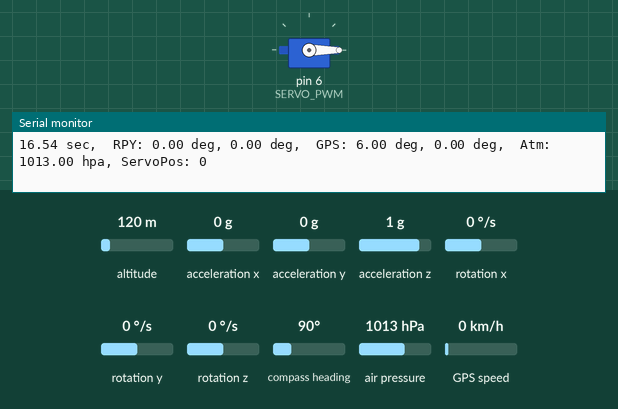
Simulated run of this sketch. Board: Arduino Uno, built with avr-gcc and run on an emulated ATmega328P. Parts: servo, the last lines printed to the serial monitor. Wiring (inferred from the names in the program): MPU-6050 motion sensor at I2C address 0x68. The inputs (shaded band) are chosen by the test bench; at power-on: acceleration x 0 g, altitude 120 m, acceleration y 0 g, acceleration z 1 g, rotation x 0 °/s, rotation y 0 °/s, rotation z 0 °/s, compass heading 90°, air pressure 1013 hPa, GPS speed 0 km/h. Storage starts empty; EEPROM starts erased; the GPS gets a fix after 3 s at 37.7749, -122.4194 with 8 satellites.

Above: at 16.7 s.
16.8 s: acceleration x set to -1 g
21.4 s: acceleration x set to -1.3 g
At 23.1 s:
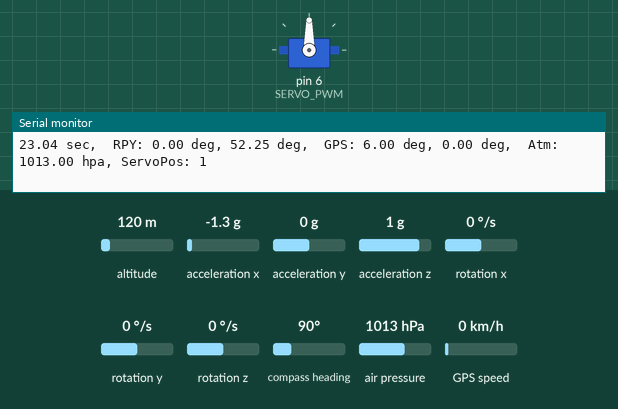
23.4 s: acceleration x set to 0.1 g
At 24.3 s:
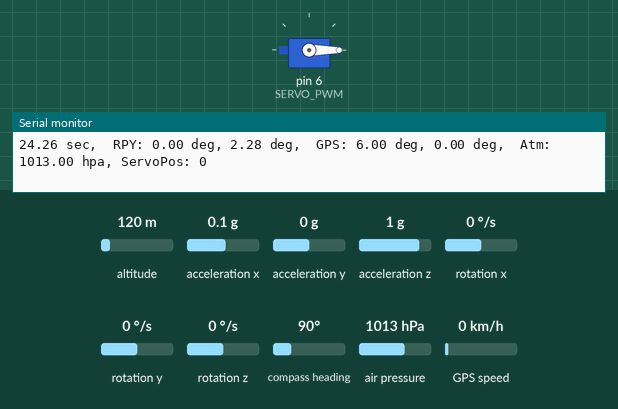
24.9 s: acceleration x set to -1.4 g
At 27.0 s:
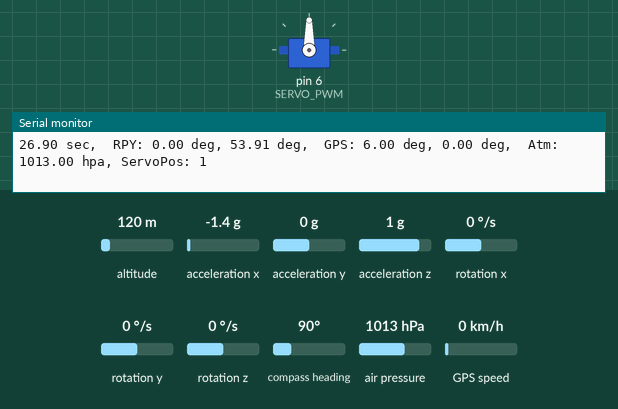
Timing chart, 0 to 28.5 s (numbered marks = the images above; inputs shaded):
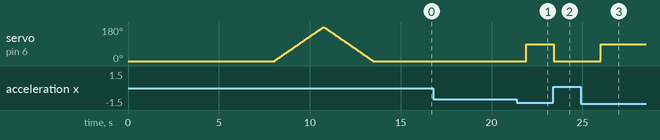

The sketch:

main.ino
```cpp
#include <Wire.h>
#include <SPI.h>
#include <Adafruit_BMP280.h>
#include <Servo.h>
#include <SoftwareSerial.h>
#include <TinyGPS.h>
#include <SD.h>
#include <EEPROM.h>

#define MICRO_SD_CS 10
#define SOFTWARE_SERIAL_RX 4 // need to be connected to TX of GPS module
#define SOFTWARE_SERIAL_TX 3 // need to be connected to RX of GPS module
#define SERVO_PWM 6

#define SERVO_ORIGINAL_POS 0
#define SERVO_TRIGGERED_POS 90

#define BOOTUP_COUNTER_ADDR 0

// Arduino Pin Connection Description

/* I2C: A5(SCL), A4(SDA)
  <I2C Device>
  MPU6050
  BMP280
 */
/* SPI: 10(CS), 11(MOSI), 12(MISO), 13(SCK)
  <SPI Device>
  microSD reader
 */
/* Software Serial (UART by SW): 4(RX), 3(TX)
  <UART Device>
  Neo-6m (GPS receiver)
*/
/* PWM
  <PWM Device>
  Servo motor (pin 6)
*/

typedef struct sensorValues { // define struct to save the newest collected data from sensors
  float roll_deg; // deg
  float pitch_deg; // deg
  float ambient_pressure_hpa; // hpa
  float longitude_deg; // deg
  float latitude_deg; // deg
  bool servo_triggered; // 1 if triggered, 0 otherwise.
} State;

float last_lon_deg;
float last_lat_deg;
bool servo_triggered;

// IMU variables
float RateCalibrationRoll, RateCalibrationPitch;
uint32_t prevLoopTimer, currLoopTimer;
float KalmanAngleRoll=0, KalmanUncertaintyAngleRoll=2*2;
float KalmanAnglePitch=0, KalmanUncertaintyAnglePitch=2*2;
float Kalman1DOutput[]={0,0};
float dt = 0.004;
void kalman_1d(float KalmanState, float KalmanUncertainty, float KalmanInput, float KalmanMeasurement) {
  KalmanState=KalmanState+dt*KalmanInput;
  KalmanUncertainty=KalmanUncertainty + dt * dt * 4 * 4;
  float KalmanGain=KalmanUncertainty * 1/(1*KalmanUncertainty + 3 * 3);
  KalmanState=KalmanState+KalmanGain * (KalmanMeasurement-KalmanState);
  KalmanUncertainty=(1-KalmanGain) * KalmanUncertainty;
  Kalman1DOutput[0]=KalmanState;
  Kalman1DOutput[1]=KalmanUncertainty;
}
void gyro_signals(float* RateRoll, float* RatePitch, float* AngleRoll, float* AnglePitch) {
  Wire.beginTransmission(0x68);
  Wire.write(0x1A);
  Wire.write(0x05);
  Wire.endTransmission();
  Wire.beginTransmission(0x68);
  Wire.write(0x1C);
  Wire.write(0x10);
  Wire.endTransmission();
  Wire.beginTransmission(0x68);
  Wire.write(0x3B);
  Wire.endTransmission();
  Wire.requestFrom(0x68,6);
  int16_t AccXLSB = Wire.read() << 8 | Wire.read();
  int16_t AccYLSB = Wire.read() << 8 | Wire.read();
  int16_t AccZLSB = Wire.read() << 8 | Wire.read();
  Wire.beginTransmission(0x68);
  Wire.write(0x1B);
  Wire.write(0x8);
  Wire.endTransmission();
  Wire.beginTransmission(0x68);
  Wire.write(0x43);
  Wire.endTransmission();
  Wire.requestFrom(0x68,6);
  int16_t GyroX=Wire.read()<<8 | Wire.read();
  int16_t GyroY=Wire.read()<<8 | Wire.read();
  int16_t GyroZ=Wire.read()<<8 | Wire.read();
  *RateRoll=(float)GyroX/65.5 - RateCalibrationRoll;
  *RatePitch=(float)GyroY/65.5 - RateCalibrationPitch;
  float AccX=(float)AccXLSB/4096;
  float AccY=(float)AccYLSB/4096;
  float AccZ=(float)AccZLSB/4096;
  *AngleRoll=atan(AccY/sqrt(AccX*AccX+AccZ*AccZ))*1/(3.142/180);
  *AnglePitch=-atan(AccX/sqrt(AccY*AccY+AccZ*AccZ))*1/(3.142/180);
}

// BMP object
Adafruit_BMP280 bmp; // use I2C interface
Adafruit_Sensor *bmp_pressure = bmp.getPressureSensor();

// GPS object
TinyGPS gps;
// SoftwareSerial ss(SOFTWARE_SERIAL_RX, SOFTWARE_SERIAL_TX);

// Servo object
Servo myservo;  // create Servo object to control a servo

// SD card file
File myFile;
String filename;

// timer variables
uint32_t prevTime5HzCounter;
uint32_t currTime5HzCounter;
uint32_t prevTime1HzCounter;
uint32_t currTime1HzCounter;

void setup() {
  // Serial.begin(115200);
  //Serial.println("test");
  // update boot up counter
  uint16_t bootup_counter;
  EEPROM.get(BOOTUP_COUNTER_ADDR, bootup_counter);
  EEPROM.put(BOOTUP_COUNTER_ADDR, bootup_counter+1);
  testSerialCommunication();
  //Serial.println(bootup_counter);
  initializeIMU(&RateCalibrationRoll, &RateCalibrationPitch);
  initializeBMP280();
  initializeGPS();
  initializeServo();
  initializeSD(bootup_counter);
  delay(2000);
  prevTime5HzCounter = millis();
  prevTime1HzCounter = millis();
}

void loop() {
  // always read MPU for attitude estimation
  updateIMUstate(); // calling this function automatically update attitude in 400Hz freq.
  // always check servo trigger attitude has acheived
  if (isAttitudeConditionSatisfied()) { // Servo trigger to 90 deg at pitch > 50 deg
    myservo.write(90);
    servo_triggered = true;
  } else {
    myservo.write(0);
    servo_triggered = false;
  }

  uint32_t currTime = millis();
  currTime5HzCounter = currTime;
  currTime1HzCounter = currTime;

  if (currTime5HzCounter - prevTime5HzCounter > 200) { // if 0.2 sec has passed since the last reading
    prevTime5HzCounter = currTime5HzCounter; // update timer

    // State Variable
    State myRocketState; // define new State variable

    // Euler angle (RPY), 5Hz
    // get newest RPY attitude in degeree.
    myRocketState.pitch_deg = KalmanAnglePitch;
    myRocketState.roll_deg = KalmanAngleRoll;

    // BMP280, pressure, 5Hz
    sensors_event_t pressure_event;
    bmp_pressure->getEvent(&pressure_event);
    myRocketState.ambient_pressure_hpa = pressure_event.pressure; // hpa

    // Send collected data to computer by Serial
    myRocketState.servo_triggered = servo_triggered;
    myRocketState.latitude_deg = last_lat_deg;
    myRocketState.longitude_deg = last_lon_deg;

    sendToPC(&myRocketState);

    // Save collected data to 'log.dat' file
    saveToSD(&myRocketState);

  }

  if (currTime1HzCounter - prevTime1HzCounter > 1000) { // if 1 sec has passed since the last reading
    prevTime1HzCounter = currTime1HzCounter;
    // GPS, lon, lat, 1Hz
    readGPS();
  }
}


// User defined function.
void testSerialCommunication() {
  Serial.begin(9600);
  while ( !Serial ) delay(100);   // wait for native usb
  Serial.println(F("PC Serial Communication Test Done!"));
}

void initializeIMU(float* RateCalibrationRoll, float* RateCalibrationPitch) {
  Wire.setClock(400000);
  Wire.begin();
  delay(250);
  Wire.beginTransmission(0x68);
  Wire.write(0x6B);
  Wire.write(0x00);
  Wire.endTransmission();
  Serial.print(F("IMU Calibration"));

  float RateCalRoll = 0;
  float RateCalPitch = 0;

  for (int i=0; i<2000; i ++) {
    float RateRoll, RatePitch, RateYaw;
    readGyroNoCal(&RateRoll, &RatePitch);
    RateCalRoll+=RateRoll;
    RateCalPitch+=RatePitch;
    delay(1);
    if (i % 100 == 0) Serial.print(F("."));
  }
  Serial.println();
  RateCalRoll/=2000;
  RateCalPitch/=2000;

  *RateCalibrationRoll = RateCalRoll;
  *RateCalibrationPitch = RateCalPitch;

  prevLoopTimer=micros();
}

void updateIMUstate() {
  currLoopTimer = micros();
  // if (currLoopTimer - prevLoopTimer < 4000) return;
  dt = (currLoopTimer - prevLoopTimer);
  //Serial.println(dt);
  dt /= 1000000;

  prevLoopTimer = currLoopTimer;
  float RateRoll, RatePitch, AngleRoll, AnglePitch;
  gyro_signals(&RateRoll, &RatePitch, &AngleRoll, &AnglePitch);

  kalman_1d(KalmanAngleRoll, KalmanUncertaintyAngleRoll, RateRoll, AngleRoll);
  KalmanAngleRoll=Kalman1DOutput[0];
  KalmanUncertaintyAngleRoll=Kalman1DOutput[1];
  kalman_1d(KalmanAnglePitch, KalmanUncertaintyAnglePitch, RatePitch, AnglePitch);
  KalmanAnglePitch=Kalman1DOutput[0];
  KalmanUncertaintyAnglePitch=Kalman1DOutput[1];

  // Serial.print("Roll Angle [°] ");
  // Serial.print(KalmanAngleRoll);
  // Serial.print(" Pitch Angle [°] ");
  // Serial.println(KalmanAnglePitch);
}

void initializeBMP280() {
  Serial.print(F("Initializing BMP..."));
  unsigned status;
  //status = bmp.begin(BMP280_ADDRESS_ALT, BMP280_CHIPID);
  status = bmp.begin(0x76);
  if (!status) {
    Serial.println(F("Could not find a valid BMP280 sensor, check wiring or try a different address!"));
    Serial.print(F("SensorID was: 0x")); Serial.println(bmp.sensorID(),16);
    Serial.print(F("        ID of 0xFF probably means a bad address, a BMP 180 or BMP 085\n"));
    Serial.print(F("   ID of 0x56-0x58 represents a BMP 280,\n"));
    Serial.print(F("        ID of 0x60 represents a BME 280.\n"));
    Serial.print(F("        ID of 0x61 represents a BME 680.\n"));
    while (1) delay(10);
  }

  /* Default settings from datasheet. */
  bmp.setSampling(Adafruit_BMP280::MODE_NORMAL,     /* Operating Mode. */
                  Adafruit_BMP280::SAMPLING_X2,     /* Temp. oversampling */
                  Adafruit_BMP280::SAMPLING_X16,    /* Pressure oversampling */
                  Adafruit_BMP280::FILTER_X16,      /* Filtering. */
                  Adafruit_BMP280::STANDBY_MS_500); /* Standby time. */

  Serial.println(F("BMP initialization Done!"));
}

void initializeGPS() {
  Serial.print(F("Initializing GPS..."));
  // ss.begin(9600);
  Serial.println(F("GPS initialization Done!"));
}

void initializeServo() {
  Serial.print(F("Initializing Servo..."));
  myservo.attach(SERVO_PWM);  // attaches the servo on pin 9 to the Servo object
  for (int pos = 0; pos <= 180; pos += 1) { // goes from 0 degrees to 180 degrees
    // in steps of 1 degree
    myservo.write(pos);              // tell servo to go to position in variable 'pos'
    delay(15);                       // waits 15 ms for the servo to reach the position
  }
  for (int pos = 180; pos >= 0; pos -= 1) { // goes from 180 degrees to 0 degrees
    myservo.write(pos);              // tell servo to go to position in variable 'pos'
    delay(15);                       // waits 15 ms for the servo to reach the position
  }
  Serial.println(F("Servo initialization Done!"));
}

void initializeSD(uint16_t bootup_counter) {
  Serial.print(F("Initializing SD card..."));

  if (!SD.begin(MICRO_SD_CS)) {
    Serial.println(F("initialization failed!"));
    while (1);
  }
  filename = "log" + String(bootup_counter) + ".dat";
  Serial.println(filename);
  myFile = SD.open(filename, FILE_WRITE);
  myFile.close();
  Serial.println(F("SD initialization Done."));
}

void readGPS() {
  bool newData = false;
  unsigned long chars;
  unsigned short sentences, failed;
  float flat, flon;
  unsigned long age;
  int satNum;

  if (Serial.available()) {
      char c = Serial.read();
      // Serial.write(c); // uncomment this line if you want to see the GPS data flowing
      if (gps.encode(c)) // Did a new valid sentence come in?
        newData = true;
  }

  if (newData)
  {
    gps.f_get_position(&flat, &flon, &age);
    flat = (flat == TinyGPS::GPS_INVALID_F_ANGLE ? 0.0 : flat, 6);
    flon = (flon == TinyGPS::GPS_INVALID_F_ANGLE ? 0.0 : flon, 6);
    satNum = (gps.satellites() == TinyGPS::GPS_INVALID_SATELLITES ? 0 : gps.satellites());
  }

  gps.stats(&chars, &sentences, &failed);
  // Serial.println(chars);
  if (chars == 0)
    // Serial.println("** No characters received from GPS: check wiring **");
    flat = 0.0;
    flon = 0.0;

  last_lat_deg = flat;
  last_lon_deg = flon;
}

void sendToPC(State* pData) {
  Serial.print((float)currTime5HzCounter / 1000.0);
  Serial.print(F(" sec, "));

  Serial.print(F(" RPY: "));
  Serial.print(pData->roll_deg);
  Serial.print(F(" deg, "));
  Serial.print(pData->pitch_deg);
  Serial.print(F(" deg, "));

  Serial.print(F(" GPS: "));
  Serial.print(pData->latitude_deg);
  Serial.print(F(" deg, "));
  Serial.print(pData->longitude_deg);
  Serial.print(F(" deg, "));

  Serial.print(F(" Atm: "));
  Serial.print(pData->ambient_pressure_hpa);
  Serial.print(F(" hpa, "));

  Serial.print(F("ServoPos: "));
  Serial.print(pData->servo_triggered);

  Serial.println();
}

void saveToSD(State* pData) {
  myFile = SD.open(filename, FILE_WRITE);
  myFile.write((const uint8_t*)pData, sizeof(State));
  myFile.close();
}

bool isAttitudeConditionSatisfied() {
  if (abs(KalmanAnglePitch) >= 50) return true;
  else return false;
}

void readGyroNoCal(float* gyrox, float* gyroy) {
  Wire.beginTransmission(0x68);
  Wire.write(0x1A);
  Wire.write(0x05);
  Wire.endTransmission();
  Wire.beginTransmission(0x68);
  Wire.write(0x1C);
  Wire.write(0x10);
  Wire.endTransmission();
  Wire.beginTransmission(0x68);
  Wire.write(0x3B);
  Wire.endTransmission();
  Wire.requestFrom(0x68,6);
  int16_t AccXLSB = Wire.read() << 8 | Wire.read();
  int16_t AccYLSB = Wire.read() << 8 | Wire.read();
  int16_t AccZLSB = Wire.read() << 8 | Wire.read();
  Wire.beginTransmission(0x68);
  Wire.write(0x1B);
  Wire.write(0x8);
  Wire.endTransmission();
  Wire.beginTransmission(0x68);
  Wire.write(0x43);
  Wire.endTransmission();
  Wire.requestFrom(0x68,4);
  int16_t GyroX=Wire.read()<<8 | Wire.read();
  int16_t GyroY=Wire.read()<<8 | Wire.read();
  *gyrox = (float)GyroX/65.5;
  *gyroy = (float)GyroY/65.5;
}
```

Measured:
- the behaviour switches between -1.1 and -1.2 g on acceleration x (found by bisection; images 0 and 1)
- after the input at 21.4 s, servo on pin 6 (SERVO_PWM): 0° → 90° after 0.52 s
- after the input at 23.4 s, servo on pin 6 (SERVO_PWM): 90° → 0° at once
- after the input at 24.9 s, servo on pin 6 (SERVO_PWM): 0° → 90° after 1.1 s
